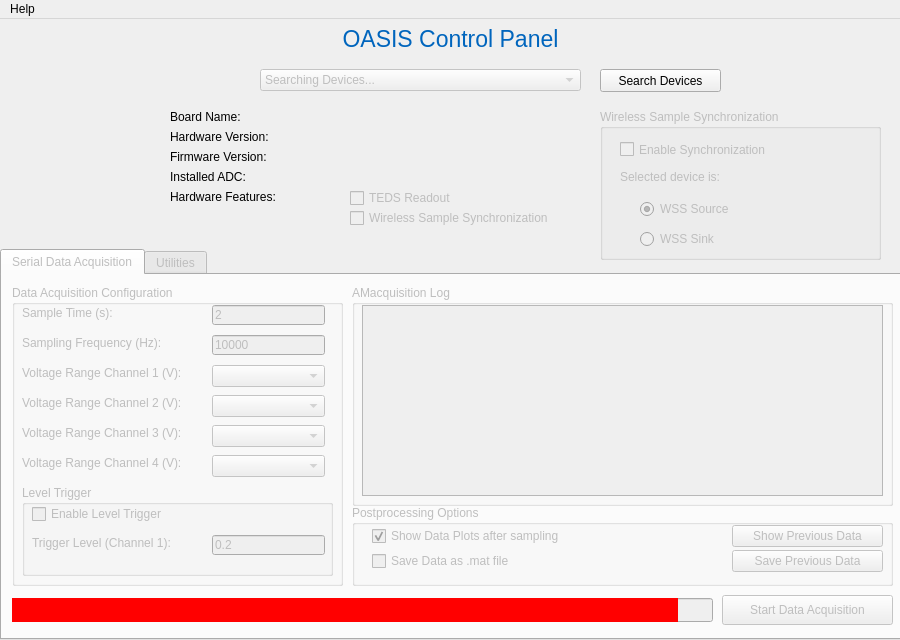
<?xml version="1.0" encoding="UTF-8"?>
<ui version="4.0">
 <class>MainWindow</class>
 <widget class="QMainWindow" name="MainWindow">
  <property name="geometry">
   <rect>
    <x>0</x>
    <y>0</y>
    <width>900</width>
    <height>640</height>
   </rect>
  </property>
  <property name="minimumSize">
   <size>
    <width>900</width>
    <height>640</height>
   </size>
  </property>
  <property name="maximumSize">
   <size>
    <width>900</width>
    <height>640</height>
   </size>
  </property>
  <property name="windowTitle">
   <string>OASIS Control Panel</string>
  </property>
  <widget class="QWidget" name="centralwidget">
   <widget class="QTabWidget" name="tabWidget">
    <property name="enabled">
     <bool>false</bool>
    </property>
    <property name="geometry">
     <rect>
      <x>0</x>
      <y>230</y>
      <width>1001</width>
      <height>391</height>
     </rect>
    </property>
    <property name="currentIndex">
     <number>0</number>
    </property>
    <widget class="QWidget" name="tab">
     <attribute name="title">
      <string>Serial Data Acquisition</string>
     </attribute>
     <widget class="QGroupBox" name="groupBox">
      <property name="geometry">
       <rect>
        <x>10</x>
        <y>10</y>
        <width>331</width>
        <height>301</height>
       </rect>
      </property>
      <property name="title">
       <string>Data Acquisition Configuration</string>
      </property>
      <widget class="QLabel" name="label_12">
       <property name="geometry">
        <rect>
         <x>10</x>
         <y>20</y>
         <width>181</width>
         <height>16</height>
        </rect>
       </property>
       <property name="text">
        <string>Sample Time (s):</string>
       </property>
      </widget>
      <widget class="QLabel" name="label_13">
       <property name="geometry">
        <rect>
         <x>10</x>
         <y>50</y>
         <width>181</width>
         <height>16</height>
        </rect>
       </property>
       <property name="text">
        <string>Sampling Frequency (Hz):</string>
       </property>
      </widget>
      <widget class="QLineEdit" name="lineEdit">
       <property name="geometry">
        <rect>
         <x>200</x>
         <y>20</y>
         <width>113</width>
         <height>20</height>
        </rect>
       </property>
       <property name="text">
        <string>2</string>
       </property>
      </widget>
      <widget class="QLineEdit" name="lineEdit_2">
       <property name="geometry">
        <rect>
         <x>200</x>
         <y>50</y>
         <width>113</width>
         <height>20</height>
        </rect>
       </property>
       <property name="text">
        <string>10000</string>
       </property>
      </widget>
      <widget class="QLabel" name="label_14">
       <property name="geometry">
        <rect>
         <x>10</x>
         <y>80</y>
         <width>181</width>
         <height>16</height>
        </rect>
       </property>
       <property name="text">
        <string>Voltage Range Channel 1 (V):</string>
       </property>
      </widget>
      <widget class="QLabel" name="label_15">
       <property name="geometry">
        <rect>
         <x>10</x>
         <y>110</y>
         <width>181</width>
         <height>16</height>
        </rect>
       </property>
       <property name="text">
        <string>Voltage Range Channel 2 (V):</string>
       </property>
      </widget>
      <widget class="QLabel" name="label_16">
       <property name="geometry">
        <rect>
         <x>10</x>
         <y>140</y>
         <width>181</width>
         <height>16</height>
        </rect>
       </property>
       <property name="text">
        <string>Voltage Range Channel 3 (V):</string>
       </property>
      </widget>
      <widget class="QLabel" name="label_17">
       <property name="geometry">
        <rect>
         <x>10</x>
         <y>170</y>
         <width>181</width>
         <height>16</height>
        </rect>
       </property>
       <property name="text">
        <string>Voltage Range Channel 4 (V):</string>
       </property>
      </widget>
      <widget class="QComboBox" name="comboBox_2">
       <property name="enabled">
        <bool>false</bool>
       </property>
       <property name="geometry">
        <rect>
         <x>200</x>
         <y>80</y>
         <width>113</width>
         <height>22</height>
        </rect>
       </property>
      </widget>
      <widget class="QComboBox" name="comboBox_3">
       <property name="enabled">
        <bool>false</bool>
       </property>
       <property name="geometry">
        <rect>
         <x>200</x>
         <y>110</y>
         <width>113</width>
         <height>22</height>
        </rect>
       </property>
      </widget>
      <widget class="QComboBox" name="comboBox_4">
       <property name="enabled">
        <bool>false</bool>
       </property>
       <property name="geometry">
        <rect>
         <x>200</x>
         <y>140</y>
         <width>113</width>
         <height>22</height>
        </rect>
       </property>
      </widget>
      <widget class="QComboBox" name="comboBox_5">
       <property name="enabled">
        <bool>false</bool>
       </property>
       <property name="geometry">
        <rect>
         <x>200</x>
         <y>170</y>
         <width>113</width>
         <height>22</height>
        </rect>
       </property>
      </widget>
      <widget class="QGroupBox" name="groupBox_2">
       <property name="geometry">
        <rect>
         <x>10</x>
         <y>200</y>
         <width>311</width>
         <height>91</height>
        </rect>
       </property>
       <property name="title">
        <string>Level Trigger</string>
       </property>
       <widget class="QCheckBox" name="checkBox_3">
        <property name="geometry">
         <rect>
          <x>10</x>
          <y>20</y>
          <width>231</width>
          <height>18</height>
         </rect>
        </property>
        <property name="text">
         <string>Enable Level Trigger</string>
        </property>
       </widget>
       <widget class="QLabel" name="label_18">
        <property name="enabled">
         <bool>false</bool>
        </property>
        <property name="geometry">
         <rect>
          <x>10</x>
          <y>50</y>
          <width>161</width>
          <height>16</height>
         </rect>
        </property>
        <property name="text">
         <string>Trigger Level (Channel 1):</string>
        </property>
       </widget>
       <widget class="QLineEdit" name="lineEdit_3">
        <property name="enabled">
         <bool>false</bool>
        </property>
        <property name="geometry">
         <rect>
          <x>190</x>
          <y>50</y>
          <width>113</width>
          <height>20</height>
         </rect>
        </property>
        <property name="text">
         <string>0.2</string>
        </property>
       </widget>
      </widget>
     </widget>
     <widget class="QGroupBox" name="groupBox_3">
      <property name="geometry">
       <rect>
        <x>350</x>
        <y>230</y>
        <width>541</width>
        <height>81</height>
       </rect>
      </property>
      <property name="title">
       <string>Postprocessing Options</string>
      </property>
      <widget class="QCheckBox" name="checkBox_4">
       <property name="geometry">
        <rect>
         <x>20</x>
         <y>22</y>
         <width>261</width>
         <height>18</height>
        </rect>
       </property>
       <property name="text">
        <string>Show Data Plots after sampling</string>
       </property>
       <property name="checked">
        <bool>true</bool>
       </property>
      </widget>
      <widget class="QCheckBox" name="checkBox_5">
       <property name="geometry">
        <rect>
         <x>20</x>
         <y>47</y>
         <width>261</width>
         <height>18</height>
        </rect>
       </property>
       <property name="text">
        <string>Save Data as .mat file</string>
       </property>
      </widget>
      <widget class="QPushButton" name="pushButton_3">
       <property name="enabled">
        <bool>false</bool>
       </property>
       <property name="geometry">
        <rect>
         <x>380</x>
         <y>20</y>
         <width>151</width>
         <height>22</height>
        </rect>
       </property>
       <property name="text">
        <string>Show Previous Data</string>
       </property>
      </widget>
      <widget class="QPushButton" name="pushButton_4">
       <property name="enabled">
        <bool>false</bool>
       </property>
       <property name="geometry">
        <rect>
         <x>380</x>
         <y>45</y>
         <width>151</width>
         <height>22</height>
        </rect>
       </property>
       <property name="text">
        <string>Save Previous Data</string>
       </property>
      </widget>
     </widget>
     <widget class="QGroupBox" name="groupBox_4">
      <property name="geometry">
       <rect>
        <x>350</x>
        <y>10</y>
        <width>541</width>
        <height>221</height>
       </rect>
      </property>
      <property name="title">
       <string>AMacquisition Log</string>
      </property>
      <widget class="QTextEdit" name="textEdit">
       <property name="geometry">
        <rect>
         <x>10</x>
         <y>20</y>
         <width>521</width>
         <height>191</height>
        </rect>
       </property>
       <property name="readOnly">
        <bool>true</bool>
       </property>
      </widget>
     </widget>
     <widget class="QProgressBar" name="progressBar">
      <property name="enabled">
       <bool>false</bool>
      </property>
      <property name="geometry">
       <rect>
        <x>10</x>
        <y>323</y>
        <width>701</width>
        <height>24</height>
       </rect>
      </property>
      <property name="acceptDrops">
       <bool>false</bool>
      </property>
      <property name="styleSheet">
       <string notr="true"/>
      </property>
      <property name="maximum">
       <number>100</number>
      </property>
      <property name="value">
       <number>0</number>
      </property>
     </widget>
     <widget class="QPushButton" name="pushButton_2">
      <property name="enabled">
       <bool>false</bool>
      </property>
      <property name="geometry">
       <rect>
        <x>720</x>
        <y>320</y>
        <width>171</width>
        <height>30</height>
       </rect>
      </property>
      <property name="text">
       <string>Start Data Acquisition</string>
      </property>
     </widget>
     <widget class="QProgressBar" name="progressBar_2">
      <property name="enabled">
       <bool>false</bool>
      </property>
      <property name="geometry">
       <rect>
        <x>10</x>
        <y>323</y>
        <width>666</width>
        <height>24</height>
       </rect>
      </property>
      <property name="sizePolicy">
       <sizepolicy hsizetype="Fixed" vsizetype="Fixed">
        <horstretch>0</horstretch>
        <verstretch>0</verstretch>
       </sizepolicy>
      </property>
      <property name="acceptDrops">
       <bool>false</bool>
      </property>
      <property name="autoFillBackground">
       <bool>false</bool>
      </property>
      <property name="styleSheet">
       <string notr="true">QProgressBar::chunk{background-color: red;}</string>
      </property>
      <property name="maximum">
       <number>100</number>
      </property>
      <property name="value">
       <number>100</number>
      </property>
      <property name="textVisible">
       <bool>false</bool>
      </property>
     </widget>
     <zorder>groupBox_4</zorder>
     <zorder>groupBox_3</zorder>
     <zorder>groupBox</zorder>
     <zorder>progressBar</zorder>
     <zorder>pushButton_2</zorder>
     <zorder>progressBar_2</zorder>
    </widget>
    <widget class="QWidget" name="tab_3">
     <attribute name="title">
      <string>Utilities</string>
     </attribute>
    </widget>
   </widget>
   <widget class="QLabel" name="label">
    <property name="geometry">
     <rect>
      <x>0</x>
      <y>0</y>
      <width>901</width>
      <height>41</height>
     </rect>
    </property>
    <property name="font">
     <font>
      <pointsize>17</pointsize>
     </font>
    </property>
    <property name="cursor">
     <cursorShape>ArrowCursor</cursorShape>
    </property>
    <property name="text">
     <string>&lt;html&gt;&lt;head/&gt;&lt;body&gt;&lt;p&gt;&lt;span style=&quot; color:#0065bd;&quot;&gt;OASIS Control Panel&lt;/span&gt;&lt;/p&gt;&lt;/body&gt;&lt;/html&gt;</string>
    </property>
    <property name="alignment">
     <set>Qt::AlignCenter</set>
    </property>
    <property name="textInteractionFlags">
     <set>Qt::NoTextInteraction</set>
    </property>
   </widget>
   <widget class="QLabel" name="label_2">
    <property name="geometry">
     <rect>
      <x>30</x>
      <y>90</y>
      <width>100</width>
      <height>100</height>
     </rect>
    </property>
    <property name="text">
     <string/>
    </property>
    <property name="pixmap">
     <pixmap resource="UI_resources.qrc">:/Boards/resources/boards/Unknown.png</pixmap>
    </property>
    <property name="scaledContents">
     <bool>true</bool>
    </property>
   </widget>
   <widget class="QLabel" name="label_3">
    <property name="geometry">
     <rect>
      <x>170</x>
      <y>90</y>
      <width>171</width>
      <height>16</height>
     </rect>
    </property>
    <property name="text">
     <string>Board Name:</string>
    </property>
   </widget>
   <widget class="QComboBox" name="comboBox">
    <property name="enabled">
     <bool>false</bool>
    </property>
    <property name="geometry">
     <rect>
      <x>260</x>
      <y>50</y>
      <width>321</width>
      <height>22</height>
     </rect>
    </property>
    <property name="currentText">
     <string>Searching Devices...</string>
    </property>
    <item>
     <property name="text">
      <string>Searching Devices...</string>
     </property>
    </item>
   </widget>
   <widget class="QPushButton" name="pushButton">
    <property name="enabled">
     <bool>true</bool>
    </property>
    <property name="geometry">
     <rect>
      <x>600</x>
      <y>50</y>
      <width>121</width>
      <height>23</height>
     </rect>
    </property>
    <property name="text">
     <string>Search Devices</string>
    </property>
   </widget>
   <widget class="QLabel" name="label_4">
    <property name="geometry">
     <rect>
      <x>170</x>
      <y>110</y>
      <width>171</width>
      <height>16</height>
     </rect>
    </property>
    <property name="text">
     <string>Hardware Version:</string>
    </property>
   </widget>
   <widget class="QLabel" name="label_5">
    <property name="geometry">
     <rect>
      <x>170</x>
      <y>130</y>
      <width>171</width>
      <height>16</height>
     </rect>
    </property>
    <property name="text">
     <string>Firmware Version:</string>
    </property>
   </widget>
   <widget class="QLabel" name="label_6">
    <property name="geometry">
     <rect>
      <x>170</x>
      <y>150</y>
      <width>171</width>
      <height>16</height>
     </rect>
    </property>
    <property name="text">
     <string>Installed ADC:</string>
    </property>
   </widget>
   <widget class="QLabel" name="label_7">
    <property name="geometry">
     <rect>
      <x>170</x>
      <y>170</y>
      <width>171</width>
      <height>16</height>
     </rect>
    </property>
    <property name="text">
     <string>Hardware Features:</string>
    </property>
   </widget>
   <widget class="QLabel" name="label_8">
    <property name="geometry">
     <rect>
      <x>350</x>
      <y>90</y>
      <width>200</width>
      <height>14</height>
     </rect>
    </property>
    <property name="text">
     <string/>
    </property>
   </widget>
   <widget class="QLabel" name="label_9">
    <property name="geometry">
     <rect>
      <x>350</x>
      <y>110</y>
      <width>200</width>
      <height>14</height>
     </rect>
    </property>
    <property name="text">
     <string/>
    </property>
   </widget>
   <widget class="QLabel" name="label_10">
    <property name="geometry">
     <rect>
      <x>350</x>
      <y>130</y>
      <width>200</width>
      <height>14</height>
     </rect>
    </property>
    <property name="text">
     <string/>
    </property>
   </widget>
   <widget class="QLabel" name="label_11">
    <property name="geometry">
     <rect>
      <x>350</x>
      <y>150</y>
      <width>200</width>
      <height>14</height>
     </rect>
    </property>
    <property name="text">
     <string/>
    </property>
   </widget>
   <widget class="QCheckBox" name="checkBox">
    <property name="enabled">
     <bool>false</bool>
    </property>
    <property name="geometry">
     <rect>
      <x>350</x>
      <y>170</y>
      <width>131</width>
      <height>18</height>
     </rect>
    </property>
    <property name="text">
     <string>TEDS Readout</string>
    </property>
   </widget>
   <widget class="QCheckBox" name="checkBox_2">
    <property name="enabled">
     <bool>false</bool>
    </property>
    <property name="geometry">
     <rect>
      <x>350</x>
      <y>190</y>
      <width>251</width>
      <height>18</height>
     </rect>
    </property>
    <property name="text">
     <string>Wireless Sample Synchronization</string>
    </property>
   </widget>
   <widget class="QLabel" name="label_19">
    <property name="geometry">
     <rect>
      <x>730</x>
      <y>40</y>
      <width>42</width>
      <height>42</height>
     </rect>
    </property>
    <property name="text">
     <string/>
    </property>
    <property name="pixmap">
     <pixmap resource="UI_resources.qrc">:/Misc/resources/spin.gif</pixmap>
    </property>
    <property name="scaledContents">
     <bool>true</bool>
    </property>
   </widget>
   <widget class="QGroupBox" name="groupBox_5">
    <property name="enabled">
     <bool>false</bool>
    </property>
    <property name="geometry">
     <rect>
      <x>600</x>
      <y>90</y>
      <width>281</width>
      <height>151</height>
     </rect>
    </property>
    <property name="title">
     <string>Wireless Sample Synchronization</string>
    </property>
    <widget class="QCheckBox" name="checkBox_6">
     <property name="geometry">
      <rect>
       <x>20</x>
       <y>30</y>
       <width>221</width>
       <height>21</height>
      </rect>
     </property>
     <property name="text">
      <string>Enable Synchronization</string>
     </property>
    </widget>
    <widget class="QRadioButton" name="radioButton">
     <property name="enabled">
      <bool>false</bool>
     </property>
     <property name="geometry">
      <rect>
       <x>40</x>
       <y>90</y>
       <width>221</width>
       <height>20</height>
      </rect>
     </property>
     <property name="text">
      <string>WSS Source</string>
     </property>
     <property name="checked">
      <bool>true</bool>
     </property>
    </widget>
    <widget class="QRadioButton" name="radioButton_2">
     <property name="enabled">
      <bool>false</bool>
     </property>
     <property name="geometry">
      <rect>
       <x>40</x>
       <y>120</y>
       <width>221</width>
       <height>20</height>
      </rect>
     </property>
     <property name="text">
      <string>WSS Sink</string>
     </property>
    </widget>
    <widget class="QLabel" name="label_20">
     <property name="enabled">
      <bool>false</bool>
     </property>
     <property name="geometry">
      <rect>
       <x>20</x>
       <y>60</y>
       <width>131</width>
       <height>16</height>
      </rect>
     </property>
     <property name="text">
      <string>Selected device is:</string>
     </property>
    </widget>
    <widget class="QLabel" name="label_21">
     <property name="enabled">
      <bool>false</bool>
     </property>
     <property name="geometry">
      <rect>
       <x>230</x>
       <y>100</y>
       <width>41</width>
       <height>41</height>
      </rect>
     </property>
     <property name="text">
      <string/>
     </property>
     <property name="pixmap">
      <pixmap resource="UI_resources.qrc">:/Misc/resources/unlock.png</pixmap>
     </property>
     <property name="scaledContents">
      <bool>true</bool>
     </property>
    </widget>
   </widget>
  </widget>
  <widget class="QMenuBar" name="menuBar">
   <property name="geometry">
    <rect>
     <x>0</x>
     <y>0</y>
     <width>900</width>
     <height>26</height>
    </rect>
   </property>
   <widget class="QMenu" name="menuAbout">
    <property name="contextMenuPolicy">
     <enum>Qt::NoContextMenu</enum>
    </property>
    <property name="title">
     <string>Help</string>
    </property>
    <addaction name="actionAbout"/>
   </widget>
   <addaction name="menuAbout"/>
  </widget>
  <action name="actionAbout">
   <property name="text">
    <string>About</string>
   </property>
  </action>
  <action name="actionSearch_Devices">
   <property name="text">
    <string>Search Devices</string>
   </property>
  </action>
  <action name="actionSerial_Sample">
   <property name="text">
    <string>Serial_Sample</string>
   </property>
  </action>
  <action name="actionDevice_Selected_Changed">
   <property name="text">
    <string>Device_Selected_Changed</string>
   </property>
  </action>
  <action name="actionRange_Channel1_Changed">
   <property name="text">
    <string>Range_Channel1_Changed</string>
   </property>
  </action>
  <action name="actionshow_Previous_Data">
   <property name="text">
    <string>show_Previous_Data</string>
   </property>
  </action>
  <action name="actionsave_Previous_Data">
   <property name="text">
    <string>save_Previous_Data</string>
   </property>
  </action>
  <action name="actionLockDevice">
   <property name="text">
    <string>LockDevice</string>
   </property>
   <property name="toolTip">
    <string>LockDevice</string>
   </property>
  </action>
 </widget>
 <resources>
  <include location="UI_resources.qrc"/>
 </resources>
 <connections>
  <connection>
   <sender>pushButton</sender>
   <signal>clicked()</signal>
   <receiver>actionSearch_Devices</receiver>
   <slot>trigger()</slot>
   <hints>
    <hint type="sourcelabel">
     <x>565</x>
     <y>83</y>
    </hint>
    <hint type="destinationlabel">
     <x>-1</x>
     <y>-1</y>
    </hint>
   </hints>
  </connection>
  <connection>
   <sender>checkBox_3</sender>
   <signal>toggled(bool)</signal>
   <receiver>label_18</receiver>
   <slot>setEnabled(bool)</slot>
   <hints>
    <hint type="sourcelabel">
     <x>97</x>
     <y>522</y>
    </hint>
    <hint type="destinationlabel">
     <x>112</x>
     <y>551</y>
    </hint>
   </hints>
  </connection>
  <connection>
   <sender>checkBox_3</sender>
   <signal>toggled(bool)</signal>
   <receiver>lineEdit_3</receiver>
   <slot>setEnabled(bool)</slot>
   <hints>
    <hint type="sourcelabel">
     <x>97</x>
     <y>522</y>
    </hint>
    <hint type="destinationlabel">
     <x>248</x>
     <y>553</y>
    </hint>
   </hints>
  </connection>
  <connection>
   <sender>pushButton_2</sender>
   <signal>clicked()</signal>
   <receiver>actionSerial_Sample</receiver>
   <slot>trigger()</slot>
   <hints>
    <hint type="sourcelabel">
     <x>722</x>
     <y>569</y>
    </hint>
    <hint type="destinationlabel">
     <x>-1</x>
     <y>-1</y>
    </hint>
   </hints>
  </connection>
  <connection>
   <sender>comboBox</sender>
   <signal>currentIndexChanged(QString)</signal>
   <receiver>actionDevice_Selected_Changed</receiver>
   <slot>trigger()</slot>
   <hints>
    <hint type="sourcelabel">
     <x>420</x>
     <y>82</y>
    </hint>
    <hint type="destinationlabel">
     <x>-1</x>
     <y>-1</y>
    </hint>
   </hints>
  </connection>
  <connection>
   <sender>comboBox_2</sender>
   <signal>currentIndexChanged(QString)</signal>
   <receiver>actionRange_Channel1_Changed</receiver>
   <slot>trigger()</slot>
   <hints>
    <hint type="sourcelabel">
     <x>268</x>
     <y>374</y>
    </hint>
    <hint type="destinationlabel">
     <x>-1</x>
     <y>-1</y>
    </hint>
   </hints>
  </connection>
  <connection>
   <sender>pushButton_3</sender>
   <signal>clicked()</signal>
   <receiver>actionshow_Previous_Data</receiver>
   <slot>trigger()</slot>
   <hints>
    <hint type="sourcelabel">
     <x>807</x>
     <y>532</y>
    </hint>
    <hint type="destinationlabel">
     <x>-1</x>
     <y>-1</y>
    </hint>
   </hints>
  </connection>
  <connection>
   <sender>pushButton_4</sender>
   <signal>clicked()</signal>
   <receiver>actionsave_Previous_Data</receiver>
   <slot>trigger()</slot>
   <hints>
    <hint type="sourcelabel">
     <x>807</x>
     <y>557</y>
    </hint>
    <hint type="destinationlabel">
     <x>-1</x>
     <y>-1</y>
    </hint>
   </hints>
  </connection>
  <connection>
   <sender>checkBox_6</sender>
   <signal>toggled(bool)</signal>
   <receiver>radioButton</receiver>
   <slot>setEnabled(bool)</slot>
   <hints>
    <hint type="sourcelabel">
     <x>730</x>
     <y>156</y>
    </hint>
    <hint type="destinationlabel">
     <x>750</x>
     <y>215</y>
    </hint>
   </hints>
  </connection>
  <connection>
   <sender>checkBox_6</sender>
   <signal>toggled(bool)</signal>
   <receiver>radioButton_2</receiver>
   <slot>setEnabled(bool)</slot>
   <hints>
    <hint type="sourcelabel">
     <x>730</x>
     <y>156</y>
    </hint>
    <hint type="destinationlabel">
     <x>750</x>
     <y>245</y>
    </hint>
   </hints>
  </connection>
  <connection>
   <sender>label_21</sender>
   <signal>linkActivated(QString)</signal>
   <receiver>actionLockDevice</receiver>
   <slot>trigger()</slot>
   <hints>
    <hint type="sourcelabel">
     <x>840</x>
     <y>226</y>
    </hint>
    <hint type="destinationlabel">
     <x>-1</x>
     <y>-1</y>
    </hint>
   </hints>
  </connection>
 </connections>
</ui>
